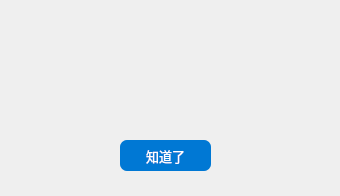
<?xml version="1.0" encoding="UTF-8"?>
<ui version="4.0">
 <class>MCSL2_Dialog</class>
 <widget class="QDialog" name="MCSL2_Dialog">
  <property name="geometry">
   <rect>
    <x>0</x>
    <y>0</y>
    <width>340</width>
    <height>196</height>
   </rect>
  </property>
  <property name="windowTitle">
   <string>提示</string>
  </property>
  <widget class="QPushButton" name="Dialog_PushButton">
   <property name="geometry">
    <rect>
     <x>120</x>
     <y>140</y>
     <width>91</width>
     <height>31</height>
    </rect>
   </property>
   <property name="font">
    <font>
     <family>Microsoft YaHei UI</family>
     <pointsize>10</pointsize>
    </font>
   </property>
   <property name="cursor">
    <cursorShape>PointingHandCursor</cursorShape>
   </property>
   <property name="styleSheet">
    <string notr="true">QPushButton
{
	background-color: rgb(0, 120, 212);
	border-radius: 7px;
	color: rgb(255, 255, 255);
}
QPushButton:pressed
{
    background-color: rgb(0, 107, 212);
	border-radius: 7px;
    color: rgb(255, 255, 255);
}</string>
   </property>
   <property name="text">
    <string>知道了</string>
   </property>
  </widget>
  <widget class="QLabel" name="Dialog_label">
   <property name="geometry">
    <rect>
     <x>30</x>
     <y>20</y>
     <width>281</width>
     <height>101</height>
    </rect>
   </property>
   <property name="font">
    <font>
     <family>Microsoft YaHei UI</family>
     <pointsize>11</pointsize>
    </font>
   </property>
   <property name="text">
    <string/>
   </property>
   <property name="alignment">
    <set>Qt::AlignCenter</set>
   </property>
  </widget>
 </widget>
 <resources/>
 <connections/>
</ui>
